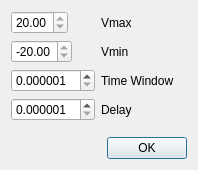
<?xml version="1.0" encoding="UTF-8"?>
<ui version="4.0">
 <class>scopeRangeEnterDialog</class>
 <widget class="QDialog" name="scopeRangeEnterDialog">
  <property name="geometry">
   <rect>
    <x>0</x>
    <y>0</y>
    <width>198</width>
    <height>170</height>
   </rect>
  </property>
  <property name="windowTitle">
   <string>Enter Scope Range</string>
  </property>
  <layout class="QVBoxLayout" name="verticalLayout_2">
   <item>
    <layout class="QVBoxLayout" name="verticalLayout">
     <item>
      <layout class="QFormLayout" name="formLayout">
       <item row="0" column="0">
        <widget class="espoSpinBox" name="vMaxBox">
         <property name="minimum">
          <double>20.000000000000000</double>
         </property>
         <property name="maximum">
          <double>20.000000000000000</double>
         </property>
        </widget>
       </item>
       <item row="0" column="1">
        <widget class="QLabel" name="label">
         <property name="text">
          <string>Vmax</string>
         </property>
        </widget>
       </item>
       <item row="1" column="0">
        <widget class="espoSpinBox" name="vMinBox">
         <property name="minimum">
          <double>-20.000000000000000</double>
         </property>
         <property name="maximum">
          <double>-20.000000000000000</double>
         </property>
        </widget>
       </item>
       <item row="1" column="1">
        <widget class="QLabel" name="label_2">
         <property name="text">
          <string>Vmin</string>
         </property>
        </widget>
       </item>
       <item row="2" column="0">
        <widget class="espoSpinBox" name="timeWindowBox">
         <property name="decimals">
          <number>6</number>
         </property>
         <property name="minimum">
          <double>0.000001000000000</double>
         </property>
         <property name="maximum">
          <double>10.000000000000000</double>
         </property>
        </widget>
       </item>
       <item row="2" column="1">
        <widget class="QLabel" name="label_3">
         <property name="text">
          <string>Time Window</string>
         </property>
        </widget>
       </item>
       <item row="3" column="0">
        <widget class="espoSpinBox" name="delayBox">
         <property name="decimals">
          <number>6</number>
         </property>
         <property name="minimum">
          <double>0.000001000000000</double>
         </property>
         <property name="maximum">
          <double>10.000000000000000</double>
         </property>
        </widget>
       </item>
       <item row="3" column="1">
        <widget class="QLabel" name="label_4">
         <property name="text">
          <string>Delay</string>
         </property>
        </widget>
       </item>
      </layout>
     </item>
     <item>
      <widget class="QDialogButtonBox" name="buttonBox">
       <property name="orientation">
        <enum>Qt::Horizontal</enum>
       </property>
       <property name="standardButtons">
        <set>QDialogButtonBox::Ok</set>
       </property>
      </widget>
     </item>
    </layout>
   </item>
  </layout>
 </widget>
 <customwidgets>
  <customwidget>
   <class>espoSpinBox</class>
   <extends>QDoubleSpinBox</extends>
   <header location="global">espospinbox.h</header>
   <slots>
    <slot>setMin(double)</slot>
    <slot>setMax(double)</slot>
   </slots>
  </customwidget>
 </customwidgets>
 <resources/>
 <connections>
  <connection>
   <sender>buttonBox</sender>
   <signal>accepted()</signal>
   <receiver>scopeRangeEnterDialog</receiver>
   <slot>accept()</slot>
   <hints>
    <hint type="sourcelabel">
     <x>176</x>
     <y>136</y>
    </hint>
    <hint type="destinationlabel">
     <x>157</x>
     <y>274</y>
    </hint>
   </hints>
  </connection>
  <connection>
   <sender>buttonBox</sender>
   <signal>rejected()</signal>
   <receiver>scopeRangeEnterDialog</receiver>
   <slot>reject()</slot>
   <hints>
    <hint type="sourcelabel">
     <x>176</x>
     <y>136</y>
    </hint>
    <hint type="destinationlabel">
     <x>286</x>
     <y>274</y>
    </hint>
   </hints>
  </connection>
  <connection>
   <sender>vMaxBox</sender>
   <signal>valueChanged(double)</signal>
   <receiver>scopeRangeEnterDialog</receiver>
   <slot>toUpdateYTop(double)</slot>
   <hints>
    <hint type="sourcelabel">
     <x>63</x>
     <y>30</y>
    </hint>
    <hint type="destinationlabel">
     <x>56</x>
     <y>21</y>
    </hint>
   </hints>
  </connection>
  <connection>
   <sender>vMinBox</sender>
   <signal>valueChanged(double)</signal>
   <receiver>scopeRangeEnterDialog</receiver>
   <slot>toUpdateYBot(double)</slot>
   <hints>
    <hint type="sourcelabel">
     <x>67</x>
     <y>56</y>
    </hint>
    <hint type="destinationlabel">
     <x>254</x>
     <y>90</y>
    </hint>
   </hints>
  </connection>
  <connection>
   <sender>vMaxBox</sender>
   <signal>valueChanged(double)</signal>
   <receiver>vMinBox</receiver>
   <slot>setMax(double)</slot>
   <hints>
    <hint type="sourcelabel">
     <x>63</x>
     <y>30</y>
    </hint>
    <hint type="destinationlabel">
     <x>67</x>
     <y>56</y>
    </hint>
   </hints>
  </connection>
  <connection>
   <sender>vMinBox</sender>
   <signal>valueChanged(double)</signal>
   <receiver>vMaxBox</receiver>
   <slot>setMin(double)</slot>
   <hints>
    <hint type="sourcelabel">
     <x>67</x>
     <y>56</y>
    </hint>
    <hint type="destinationlabel">
     <x>63</x>
     <y>30</y>
    </hint>
   </hints>
  </connection>
  <connection>
   <sender>timeWindowBox</sender>
   <signal>valueChanged(double)</signal>
   <receiver>scopeRangeEnterDialog</receiver>
   <slot>toUpdateWindow(double)</slot>
   <hints>
    <hint type="sourcelabel">
     <x>37</x>
     <y>74</y>
    </hint>
    <hint type="destinationlabel">
     <x>15</x>
     <y>99</y>
    </hint>
   </hints>
  </connection>
  <connection>
   <sender>delayBox</sender>
   <signal>valueChanged(double)</signal>
   <receiver>scopeRangeEnterDialog</receiver>
   <slot>toUpdateDelay(double)</slot>
   <hints>
    <hint type="sourcelabel">
     <x>36</x>
     <y>106</y>
    </hint>
    <hint type="destinationlabel">
     <x>18</x>
     <y>166</y>
    </hint>
   </hints>
  </connection>
 </connections>
 <slots>
  <slot>toUpdateYTop(double)</slot>
  <slot>toUpdateYBot(double)</slot>
  <slot>toUpdateWindow(double)</slot>
  <slot>toUpdateDelay(double)</slot>
 </slots>
</ui>
